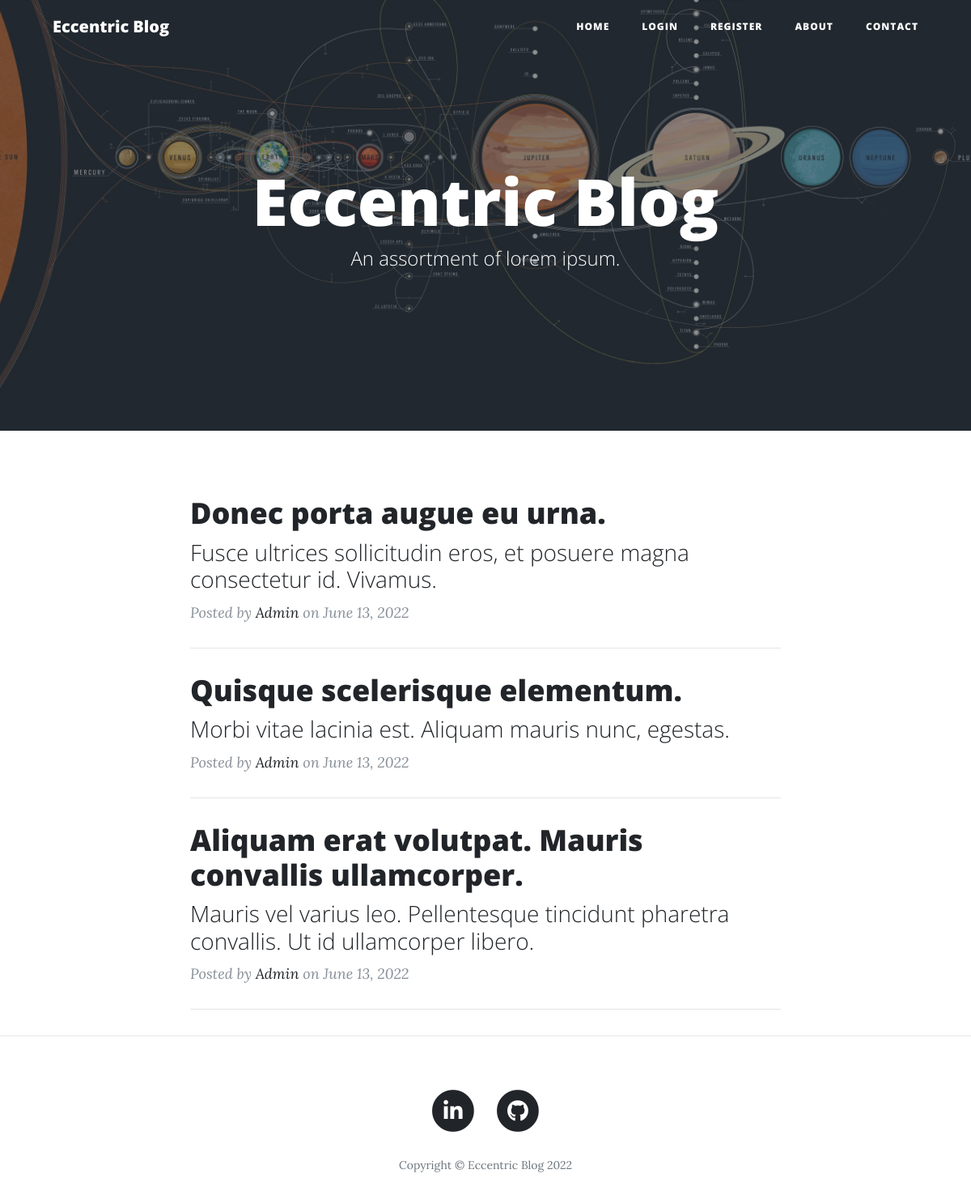
The page / on the database its author committed.
### main.py (models this page shows)
class BlogPost(db.Model):
    __tablename__ = "blog_posts"
    id = db.Column(db.Integer, primary_key=True)
    author_id = db.Column(db.Integer, db.ForeignKey("users.id"))
    author = relationship("User", back_populates="posts")
    title = db.Column(db.String(250), unique=True, nullable=False)
    subtitle = db.Column(db.String(250), nullable=False)
    date = db.Column(db.String(250), nullable=False)
    body = db.Column(db.Text, nullable=False)
    img_url = db.Column(db.String(250), nullable=False)
    comments = relationship("Comment", back_populates="parent_post")

class User(UserMixin, db.Model):
    __tablename__ = "users"
    id = db.Column(db.Integer, primary_key=True)
    email = db.Column(db.String(100), unique=True)
    password = db.Column(db.String(100))
    username = db.Column(db.String(100))
    posts = relationship("BlogPost", back_populates="author")
    comments = relationship("Comment", back_populates="comment_author")

### main.py (the view)
@app.route('/')
def get_all_posts():
    posts = BlogPost.query.all()
    return render_template("index.html", all_posts=posts)

### templates/index.html (shortened to what this page needs)
{% include "header.html" %}
  <header class="masthead" style="background-image: url('{{ url_for('static', filename='img/main-bg.jpg')}}')">
    <div class="overlay"></div>
    <div class="container">
      <div class="row">
        <div class="col-lg-8 col-md-10 mx-auto">
          <div class="site-heading">
            <h1>Eccentric Blog</h1>
            <span class="subheading">An assortment of lorem ipsum.</span>
          </div>
        </div>
      </div>
    </div>
  </header>
  <div class="container">
    <div class="row">
      <div class="col-lg-8 col-md-10 mx-auto">
        {% for post in all_posts %}
        <div class="post-preview">
          <a href="{{ url_for('show_post', post_id=post.id) }}">
            <h2 class="post-title">
              {{post.title}}
            </h2>
            <h3 class="post-subtitle">
              {{post.subtitle}}
            </h3>
          </a>
          <p class="post-meta">Posted by
            <a href="#">{{ post.author.username }}</a>
            on {{post.date}}
          </p>
        </div>
        <hr>
        {% endfor %}
      </div>
    </div>
  </div>
  <hr>
{% include "footer.html" %}

### templates/header.html (shortened to what this page needs)
<!DOCTYPE html>
<html lang="en">
<head>
  <link href="{{ url_for('static', filename='vendor/bootstrap/css/bootstrap.min.css') }}" rel="stylesheet">
  <link href="{{ url_for('static', filename='vendor/fontawesome-free/css/all.min.css')}}" rel="stylesheet" type="text/css">
  <link href="{{ url_for('static', filename='css/clean-blog.min.css')}}" rel="stylesheet">
</head>
<body>
  <nav class="navbar navbar-expand-lg navbar-light fixed-top" id="mainNav">
    <div class="container">
      <a class="navbar-brand" href="{{url_for('get_all_posts')}}">Eccentric Blog</a>
      <div class="collapse navbar-collapse" id="navbarResponsive">
        <ul class="navbar-nav ml-auto">
          <li class="nav-item">
            <a class="nav-link" href="{{ url_for('get_all_posts') }}">Home</a>
          </li>
          {% if not current_user.is_authenticated: %}
          <li class="nav-item">
            <a class="nav-link" href="{{ url_for('login') }}">Login</a>
          </li>
          <li class="nav-item">
            <a class="nav-link" href="{{ url_for('register') }}">Register</a>
          </li>
          {% else %}
          <li class="nav-item">
            <a class="nav-link" href="{{ url_for('logout') }}">Log Out</a>
          </li>
          {% endif %}
          <li class="nav-item">
            <a class="nav-link" href="{{ url_for('about') }}">About</a>
          </li>
          <li class="nav-item">
            <a class="nav-link" href="{{ url_for('contact') }}">Contact</a>
          </li>
        </ul>
      </div>
    </div>
  </nav>

### templates/footer.html (shortened to what this page needs)
  <footer>
    <div class="container">
      <div class="row">
        <div class="col-lg-8 col-md-10 mx-auto">
          <ul class="list-inline text-center">
            <li class="list-inline-item">
              <a href="https://www.linkedin.com/in/stormsavage/">
                <span class="fa-stack fa-lg">
                  <i class="fas fa-circle fa-stack-2x"></i>
                  <i class="fab fa-linkedin-in fa-stack-1x fa-inverse"></i>
                </span>
              </a>
            </li>
            <li class="list-inline-item">
              <a href="https://github.com/EccentricSavage/">
                <span class="fa-stack fa-lg">
                  <i class="fas fa-circle fa-stack-2x"></i>
                  <i class="fab fa-github fa-stack-1x fa-inverse"></i>
                </span>
              </a>
            </li>
          </ul>
          <p class="copyright text-muted">Copyright &copy; Eccentric Blog 2022</p>
        </div>
      </div>
    </div>
  </footer>
</body>
</html>

### rows shown on the page
BlogPost: title "Donec porta augue eu urna.", subtitle "Fusce ultrices sollicitudin eros, et posuere magna consectetur id. Vivamus.", author.username "Admin", date "June 13, 2022"
BlogPost: title "Quisque scelerisque elementum.", subtitle "Morbi vitae lacinia est. Aliquam mauris nunc, egestas.", author.username "Admin", date "June 13, 2022"
BlogPost: title "Aliquam erat volutpat. Mauris convallis ullamcorper.", subtitle "Mauris vel varius leo. Pellentesque tincidunt pharetra convallis. Ut id ullamcorper libero.", author.username "Admin", date "June 13, 2022"
